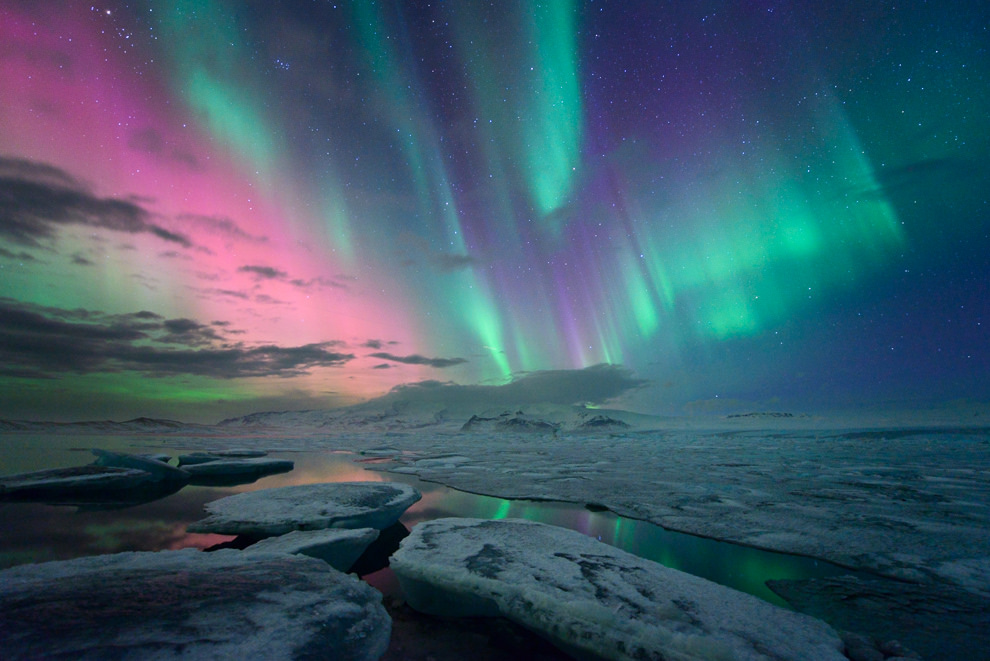
#> input picture ipynb/day2/gamma.jpg, 990 x 661 px
$ jupyter execute 0107_ImageProcessing2.ipynb   (shell and % lines are left out)
#> lines starting #> are read from the running program, lines starting #| are printed output that depends on the picture
# 화소 영역 처리
> 입력 화소뿐만 아니라 그 주위의 화소 값도 함께 고려하는 공간 영역 연산

> "주변도 생각한다"

### I1 * M1 + I2 * M2 + I3 * M3 + I4 * M4 + I5 * M5 + I6 * M6 + I7 * M7 + I8 * M8 + I9 * M9

- 엠보싱 효과: 양각 형태로 보이게
- 블러링: 고주파 성분 제거; 회선마스크를 평균값(e.g. 1/9)으로 동일하게 적용
- 샤프닝: 저주파 성분 제거
- 경계선 검출: 영상 밝기가 급격하게 변하는 부분 검출; 반도체 영역에서 많이 씀
- 잡음 제거

[cell 1]
import math
import numpy as np
import matplotlib.pyplot as plt
from PIL import Image
import cv2
import scipy.stats as sp
from PIL import ImageFont, ImageDraw, Image

`filter2D()`메소드를 통해 회선마스크를 적용한다.
- cv2.filter2D(이미지, -1, 회선마스크)
- -1: 자기 자신에 적용
- 회선마스크는 넘파이 어레이로 생성한다 (주로 변수명 kernel을 사용함)

[cell 2]
img = cv2.imread('gamma.jpg')
#> img is the input picture: shape (661, 990, 3); mean B, G, R 102.9, 87.1, 61.9

K = 9
kernel = np.ones((K, K), np.float32) / (K*K)
print(kernel)

[cell 3]
filtered = cv2.filter2D(img, -1, kernel)    #-1: 전체 영상에 적용

plt.imshow(cv2.cvtColor(filtered, cv2.COLOR_BGR2RGB))
plt.show()

[cell 4]
kernel = np.array([[0, 0, 0],
                  [0, 1, 0],
                  [0, 0, 0]])    #자기자신
filtered = cv2.filter2D(img, -1, kernel)
plt.imshow(cv2.cvtColor(filtered, cv2.COLOR_BGR2RGB))

[cell 5]
kernel = np.array([[-1, -1, -1],
                  [-1, 8, -1],
                  [-1, -1, -1]])    #엣지
filtered = cv2.filter2D(img, -1, kernel)
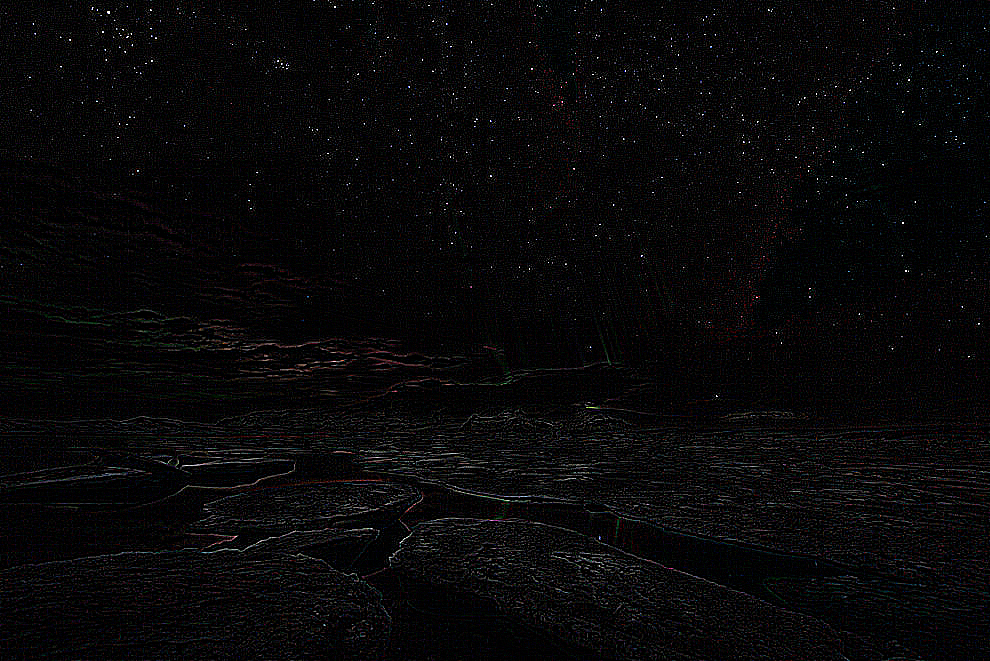
#> filtered: shape (661, 990, 3); mean B, G, R 8.4, 7.7, 8.2
plt.imshow(cv2.cvtColor(filtered, cv2.COLOR_BGR2RGB))

[cell 6]
kernel = np.array([[1, 1, 1],
                  [0, 0, 0],
                  [-1, -1, -1]])    #수평 엣지
filtered = cv2.filter2D(img, -1, kernel)
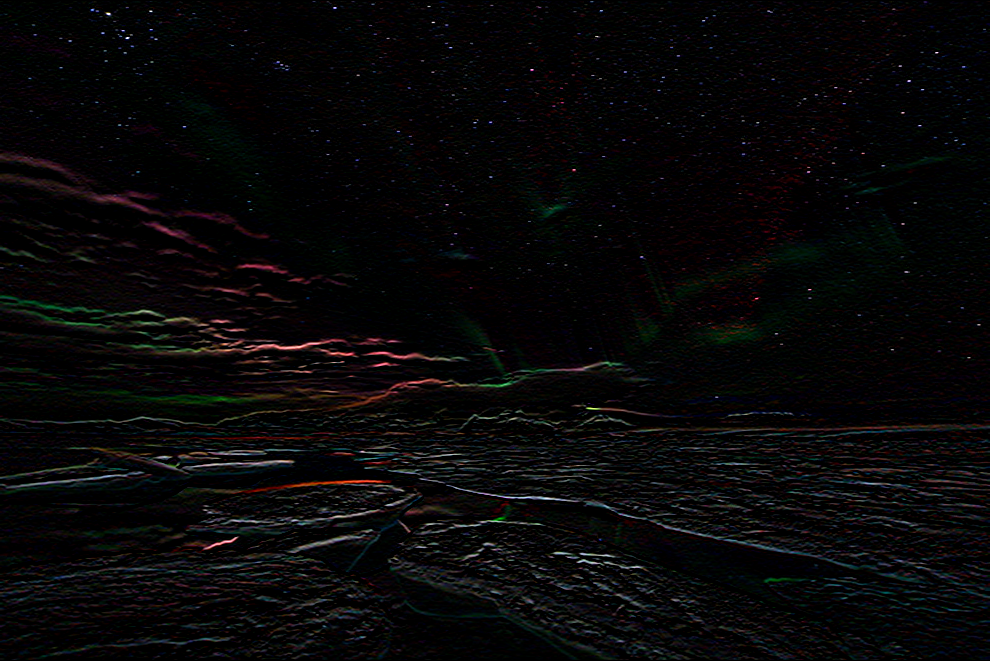
#> filtered: shape (661, 990, 3); mean B, G, R 7.5, 7, 7.6
plt.imshow(cv2.cvtColor(filtered, cv2.COLOR_BGR2RGB))

[cell 7]
kernel = np.array([[1, 0, -1],
                  [1, 0, -1],
                  [1, 0, -1]])    #수직 엣지
filtered = cv2.filter2D(img, -1, kernel)
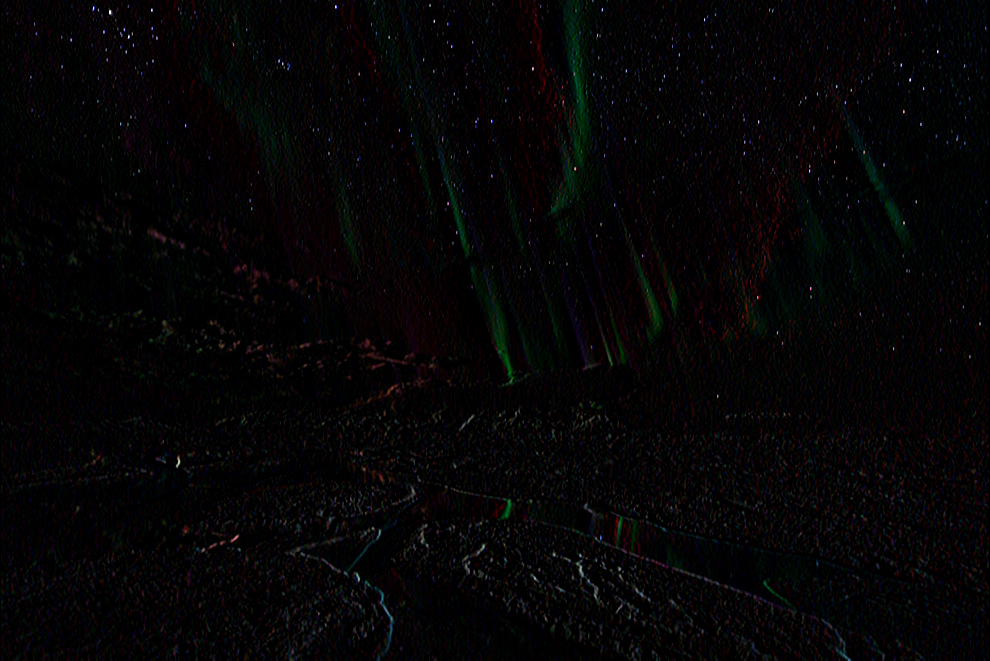
#> filtered: shape (661, 990, 3); mean B, G, R 4.8, 4.2, 5
plt.imshow(cv2.cvtColor(filtered, cv2.COLOR_BGR2RGB))

$ run again, with ipynb/day2/g1.jpg copied over ipynb/day2/gamma.jpg
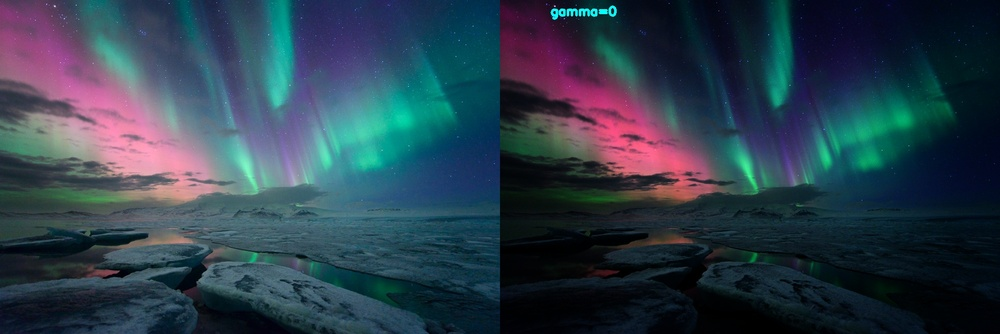
#> input picture ipynb/day2/g1.jpg, 1000 x 334 px, shrunk from 1980 x 661 before the run
#> img is the input picture: shape (334, 1000, 3); mean B, G, R 75.4, 62, 44.4
#> `filtered = cv2.filter2D(img, -1, kernel)`:
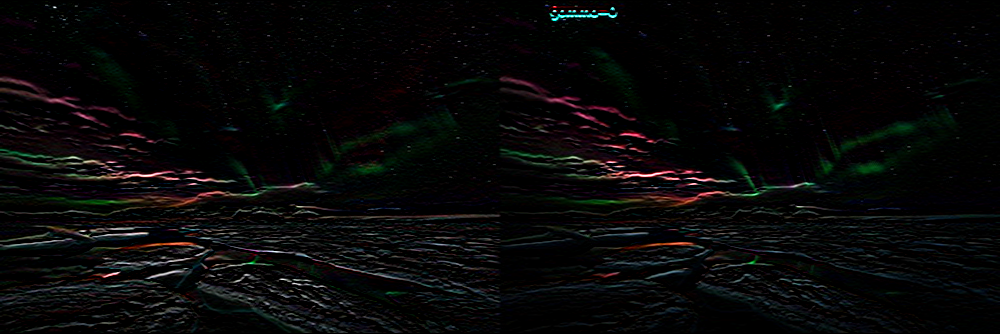
#> filtered: shape (334, 1000, 3); mean B, G, R 7.8, 7.9, 7.9
#> `filtered = cv2.filter2D(img, -1, kernel)`:
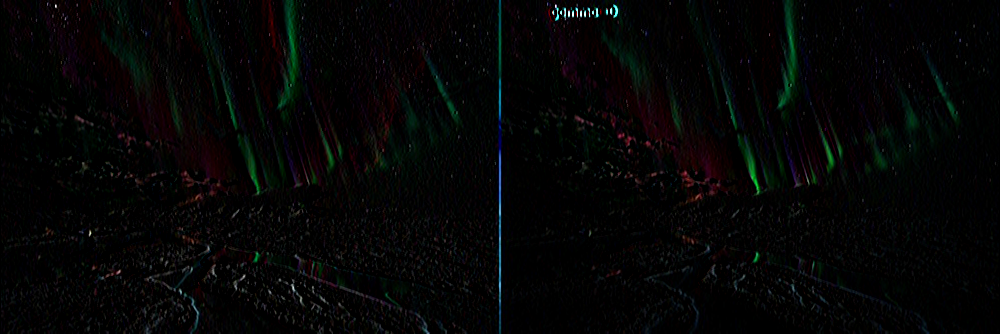
#> filtered: shape (334, 1000, 3); mean B, G, R 4.7, 5, 4.6

$ run again, with ipynb/day2/g2.jpg copied over ipynb/day2/gamma.jpg
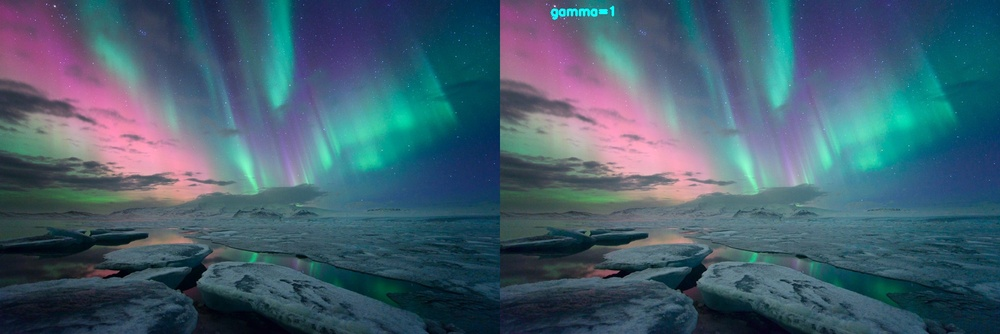
#> input picture ipynb/day2/g2.jpg, 1000 x 334 px, shrunk from 1980 x 661 before the run
#> img is the input picture: shape (334, 1000, 3); mean B, G, R 110.8, 94.9, 68
#> `filtered = cv2.filter2D(img, -1, kernel)`:
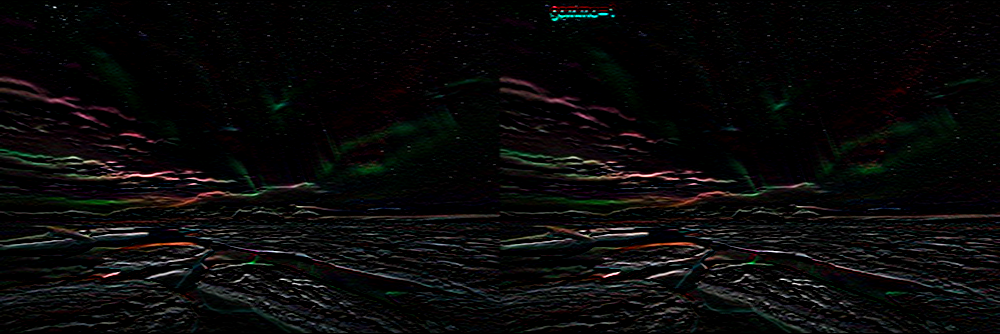
#> filtered: shape (334, 1000, 3); mean B, G, R 9.3, 9.6, 9.9
#> `filtered = cv2.filter2D(img, -1, kernel)`:
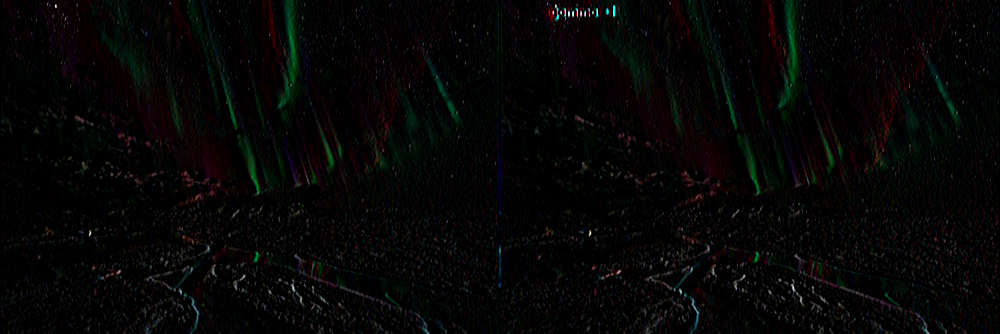
#> filtered: shape (334, 1000, 3); mean B, G, R 5, 5.5, 5.6
